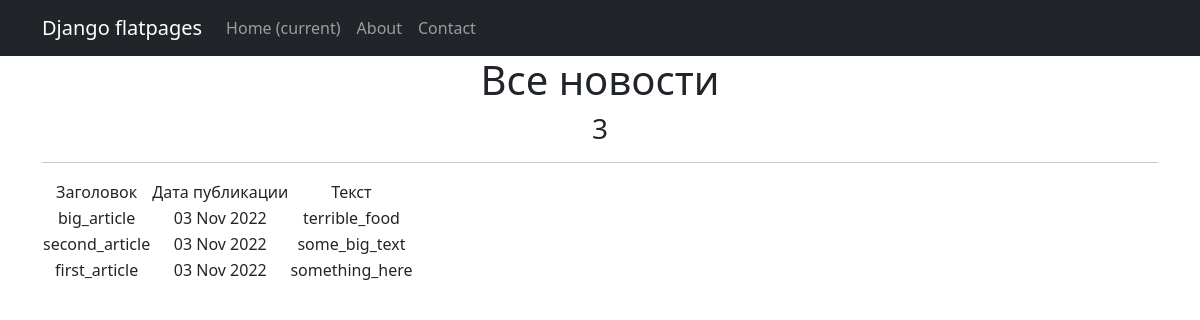
The page /news/ on the database as committed earlier.
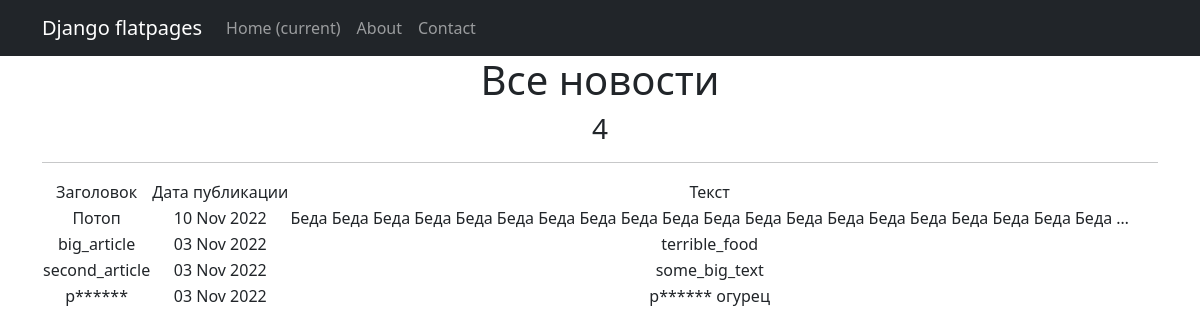
The same page on the database as committed later.
### news/models.py (models this page shows, shortened)
class Post(models.Model):
    author = models.ForeignKey(Author, on_delete=models.CASCADE)
    NEWS = "NW"
    ARTICLE = "AR"
    CATEGORY_CHOICES = (
        (NEWS, "Новость"),
        (ARTICLE, "Статья"),
    )
    categoryType = models.CharField(max_length=2, choices=CATEGORY_CHOICES, default=ARTICLE)
    dateCreation = models.DateTimeField(auto_now_add=True)
    postCategory = models.ManyToManyField(Category, through="PostCategory")
    title = models.CharField(max_length=128)
    text = models.TextField()
    rating = models.SmallIntegerField(default=0)

### news/views.py (the view)
# urls.py: path('', PostsList.as_view()),
class PostsList(ListView):
    model = Post
    ordering = '-dateCreation'
    template_name = 'news.html'
    context_object_name = 'news'
    def get_context_data(self, **kwargs):
        context = super().get_context_data(**kwargs)
        context['count'] = datetime.utcnow()
        context['next_sale'] = None
        return context

### news/templatetags/custom_filters.py (called while the page is built)
@register.filter()
def censor_text(text):
   if "редиска" in text:
      return (text.replace("редиска", "р******"))
   else: return text

@register.filter()
def censor_title(title):
   if "редиска" in title:
      return (title.replace("редиска", "р******"))
   else: return title

### templates/news.html (shortened to what this page needs)
{% extends 'flatpages/default.html' %}
{% load custom_filters %}
{% block content %}
   <h1>Все новости</h1>
   <h3>{{ news|length }}</h3>
   <hr>
   {% if news %}
       <table>
           <tr>
               <td>Заголовок</td>
               <td>Дата публикации</td>
               <td>Текст</td>
           </tr>
           {% for post in news %}
           <tr>
               <td>{{ post.title|censor_title }}</td>
               <td>{{ post.dateCreation|date:'d M Y'}}</td>
               <td>{{ post.text|truncatewords:20|censor_text }}</td>
           </tr>
           {% endfor %}
       </table>
   {% else %}
       <h2>Новостей нет!</h2>
   {% endif %}
{% endblock content %}

### templates/flatpages/default.html (shortened to what this page needs)
<!DOCTYPE html>
<html lang="en">
    <head>
        {% load static %}
        <link href="{% static 'css/styles.css' %}" rel="stylesheet" />
    </head>
    <body>
        <nav class="navbar navbar-expand-lg navbar-dark bg-dark static-top">
   <div class="container">
       <a class="navbar-brand" href="#">Django flatpages</a>
       <div class="collapse navbar-collapse" id="navbarResponsive">
           <ul class="navbar-nav ml-auto">
               <li class="nav-item active">
                   <a class="nav-link" href="#">Home
                       <span class="sr-only">(current)</span>
                   </a>
               </li>
               <li class="nav-item">
                   <a class="nav-link" href="/about/">About</a>
               </li>
               <li class="nav-item">
                   <a class="nav-link" href="/contacts/">Contact</a>
               </li>
           </ul>
       </div>
   </div>
</nav>
        <div class="container">
            <div class="row">
                <div class="col-lg-12 text-center">
                {% block content %}{% endblock content %}
                </div>
            </div>
        </div>
    </body>
</html>

Rows that differ between the two databases and show on the page:
added Post: title|censor_title "Потоп", dateCreation "10 Nov 2022", text|censor_text "Беда Беда Беда Беда Беда Беда Беда Беда Беда Беда Беда Беда Беда Беда Беда Беда Беда Беда Беда Беда …"
changed Post: title|censor_title "first_article" → "р******"; text|censor_text "something_here" → "р****** огурец"
Other text that changed with them:
{{ news|length }}: "3" → "4"
